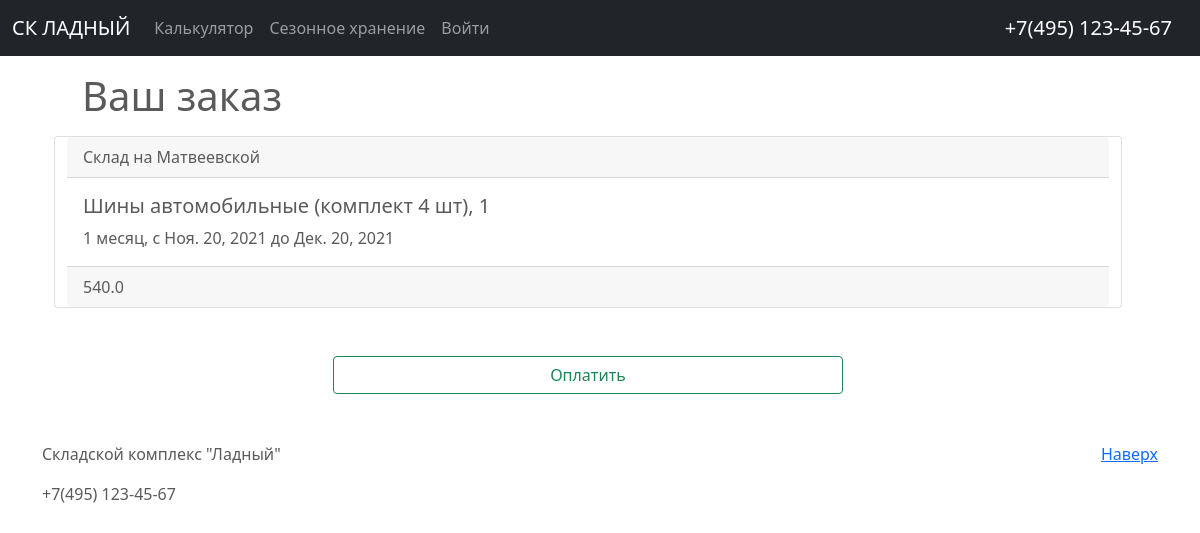
/order/13/, run on the app's committed database.
### apps/storage/models.py (models this page shows)
class OrderUnit(models.Model):
    DURATION_CHOICES = [
        ('1week', '1 неделя'),
        ('2weeks', '2 недели'),
        ('3weeks', '3 недели'),
        ('1month', '1 месяц'),
        ('2months', '2 месяца'),
        ('3months', '3 месяца'),
        ('4months', '4 месяца'),
        ('5months', '5 месяцев'),
        ('6months', '6 месяцев'),
        ('7months', '7 месяцев'),
        ('8months', '8 месяцев'),
        ('9months', '9 месяцев'),
        ('10months', '10 месяцев'),
        ('11months', '11 месяцев'),
        ('12months', '12 месяцев'),
    ]
    warehouse = models.ForeignKey(Warehouse,
                                  null=True,
                                  on_delete=models.SET_NULL,
                                  related_name='warehouse',
                                  verbose_name='Склад'
                                  )
    unit = models.ForeignKey(Unit,
                             on_delete=models.DO_NOTHING,
                             related_name='unit',
                             verbose_name='Объект аренды')
    order = models.ForeignKey(Order,
                              on_delete=models.DO_NOTHING,
                              related_name='rent_order',
                              verbose_name='Основной заказ',
                              editable=False
                              )
    quantity = models.PositiveSmallIntegerField(verbose_name='Количество',
                                                default=1
                                                )
    rent_start = models.DateField(verbose_name='Дата начала аренды',
                                  null=True,
                                  default=timezone.now
                                  )
    rent_duration = models.CharField('Длительность аренды',
                                      max_length=10,
                                      choices=DURATION_CHOICES,
                                      default='1month')
    price = models.FloatField(verbose_name='Цена',
                              editable=False,
                              null=True,
                              )
    @property
    def rent_end(self):
        days_quantity_in_period = {
                                    3 : 7, # неделя
                                    4 : 30, # месяц
                                  }
        period_id, number_of_periods = get_period_and_number_duration(self.rent_duration)
        delta = timedelta(days=days_quantity_in_period[period_id] * number_of_periods)
        return self.rent_start + delta

class Warehouse(models.Model):
    title = models.CharField(max_length=100, verbose_name='Название склада')
    description = models.TextField(verbose_name='Подробное описание склада')
    address = models.CharField(max_length=200, unique=True, verbose_name='Адрес склада')
    phone = PhoneNumberField(verbose_name='Телефонный номер склада',
                             help_text='Введите номер телефона, например, +79999999999')
    latitude = models.FloatField(validators=lat_validators, verbose_name='Широта', )
    longitude = models.FloatField(validators=lng_validators, verbose_name='Долгота')
    slug = models.SlugField(max_length=100, unique=True)
    def __str__(self):
        return self.title
    class Meta:
        verbose_name = 'Склад'
        verbose_name_plural = 'Склады'
        db_table = 'warehouses'

class Unit(models.Model):
    name = models.CharField(max_length=200, verbose_name='Объект аренды')
    category = models.ForeignKey(Category, on_delete=models.CASCADE, related_name='category', verbose_name='Категория')
    def __str__(self):
        return self.name
    class Meta:
        verbose_name = 'Объект аренды'
        verbose_name_plural = 'Объекты аренды'
        db_table = 'units'

### apps/storage/views.py (the view)
# urls.py: path('order/<int:id>/', get_order, name='order'),
def get_order(request, id):
    order = Order.objects.get(id=id)
    order_units = OrderUnit.objects.filter(order=order)
    context = {
        'order_units': order_units,
        'order_id': order.id,
    }
    return render(request, 'order_confirmation.html', context)

### apps/storage/help_functions.py (called while the page is built)
def get_period_and_number_duration(duration: str) -> (int, int):
    period_id = 3 if 'week' in duration else 4
    number_of_periods = int(re.match(r'\d{1,2}', duration).group(0))
    return period_id, number_of_periods

### apps/storage/templates/order_confirmation.html
{% extends "base.html" %}
{% block content %}
<h1 class="m-3 mt-4">Ваш заказ</h1>
{% for order in order_units  %}
<div class="card">
  <div class="card-header">
    {{ order.warehouse }}
  </div>
  <div class="card-body">
    <h5 class="card-title">{{ order.unit }}, {{ order.quantity }}</h5>
    <p class="card-text">{{ order.get_rent_duration_display }}, с {{ order.rent_start }} до {{ order.rent_end }}</p>
  </div>
    <div class="card-footer">
    {{ order.price }}
  </div>
</div>
{% endfor %}
<div class="d-grid gap-2 col-6 mx-auto mt-5 mb-5">
<a class="btn btn-outline-success" href="{% url 'apps.payment:make_payment' order_id %}" role="button">Оплатить</a>
</div>
{% endblock %}

### basic_templates/static/basic_templates/css/carousel.css (style rules this page uses)
body { padding-top: 3rem; padding-bottom: 3rem; color: #5a5a5a; }

### data on the page
OrderUnit: warehouse "Склад на Матвеевской", unit "Шины автомобильные (комплект 4 шт)", quantity "1", rent_duration "1 месяц", rent_start "Ноя. 20, 2021", rent_end "Дек. 20, 2021", price "540.0"
